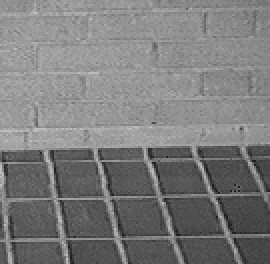
#> input picture DIP_作业/DIP/第二次作业/Chapter2_1.pgm, 135 x 132 px (shown 2 times larger)
$ python Rotate_15.py
#> lines starting #> are read from the running program, lines starting #| are printed output that depends on the picture
import cv2
import numpy as np

from PIL import Image
from matplotlib import pyplot as plt
def plt_hist(img):
    plt.hist(img.ravel(), 256, [0, 256])
    plt.show()

def rotate_bound(image, angle):
    (h, w) = image.shape[:2]
    # print(h,w)
    (cX, cY) = (w // 2, h // 2)#=求旋转中心
    #通过给定的度数来求相应的旋转矩阵
    M = cv2.getRotationMatrix2D((cX, cY), -angle, 1.0)  #三个参数 旋转中心 旋转角度 以及旋转比例    求解最终的旋转矩阵
    cos = np.abs(M[0, 0])
    sin = np.abs(M[0, 1])
    nW = int((h * sin) + (w * cos))
    nH = int((h * cos) + (w * sin))

    #创建映射矩阵
    M[0, 2] += (nW / 2) - cX
    M[1, 2] += (nH / 2) - cY

    #flags = cv2.INTER_NEAREST（最近邻插值）
    #flags = cv2.INTER_LINEAR,(双线性差值)
    #flags = cv2.INTER_CUBIC,(多项式差值)

    return cv2.warpAffine(image, M, (nW, nH),flags = cv2.INTER_NEAREST)#  参数：输入图像 变换矩阵 输出图像大小 插值的方式


image = cv2.imread('./Chapter2_1.pgm')
#> image is the input picture: shape (132, 135, 3); min 31, max 189, mean 123.6
print(image.shape[:2])
#| (132, 135)
angle = 15
imag = rotate_bound(image, angle)
#> in rotate_bound, `return cv2.warpAffine(image, M, (nW, nH),flags = cv2.INTER_NEAREST)#  ..`:
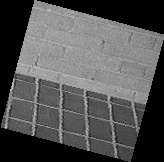
#> returned value: shape (162, 164, 3); min 0, max 189, mean 82.9
angle = 345
imag = rotate_bound(imag, angle)
#> call 2 of rotate_bound, with angle = 345
#> in rotate_bound (call 2), `return cv2.warpAffine(image, M, (nW, nH),flags = cv2.INTER_NEAREST)#  ..`:
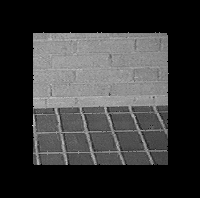
#> returned value: shape (198, 200, 3); min 0, max 189, mean 55.6
print(imag.shape[:2])
#| (198, 200)
# cv2.imwrite('imag.png',imag)
imag=imag[33:165 , 33:168]
print(imag.shape[:2])
#| (132, 135)
cv2.imwrite('imag-N.png',imag)
# [9 lines of commented-out code are left out]

cv2.waitKey()
